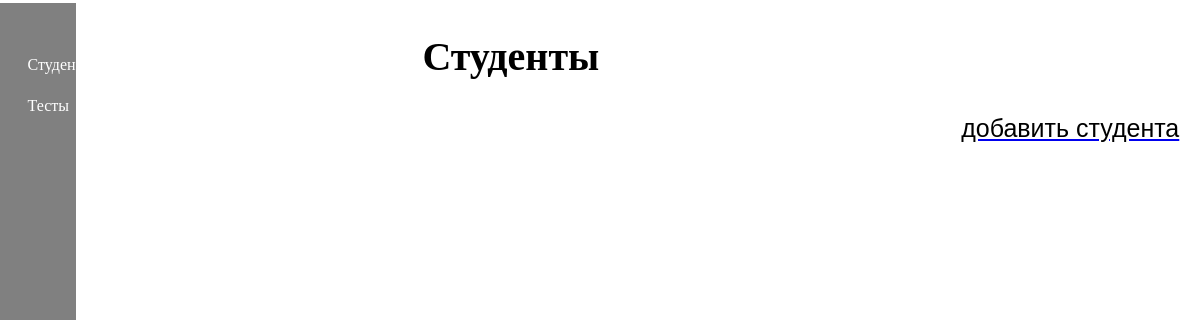
/teacher/, run on an earlier commit of the app's database.
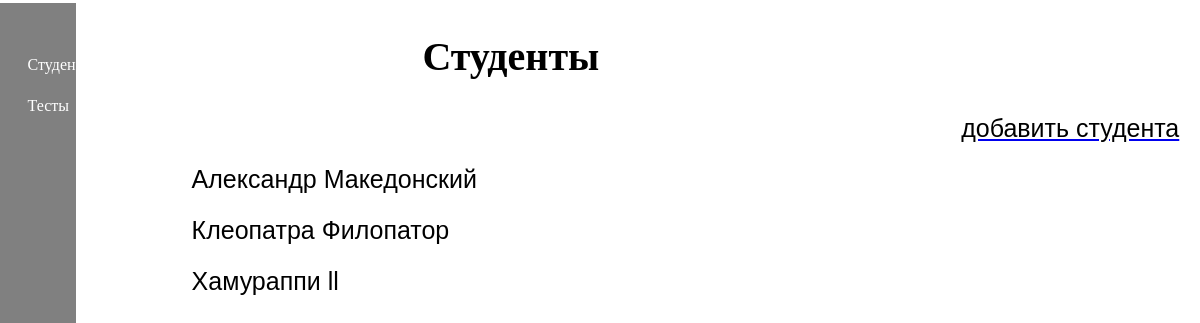
And on a later commit of the database.
### users/models.py (models this page shows, shortened)
class Students(models.Model):
    name = models.CharField('Имя', max_length=50)
    last_name = models.CharField('Фамилия', max_length=50)
    email = models.EmailField('почтовый яшик')
    password = models.CharField('пароль', max_length=50)
    class Meta:
        verbose_name = 'Пользователь'
        verbose_name_plural = 'Пользователи'

### teacher/views.py (the view)
# urls.py: path('', views.index),
def index(request):
    student = Students.objects.all()
    return render(request, 'teacher/studentC.html', {'student': student})

### teacher/templates/teacher/studentC.html (shortened to what this page needs)
{% extends 'teacher/layout.html' %}
{% block body %}
<h2>Студенты</h2>
<a href="{% url 'add-student' %}"><button class="add_button_student">добавить студента </button></a>
    <div>
        {% for el in student %}
        <div class="list list-warning">
            <button>{{ el.name }} {{ el.last_name }}</button>
        </div>
        {% endfor %}
    </div>
{% endblock %}

### teacher/templates/teacher/layout.html (shortened to what this page needs)
{% load static %}
<!doctype html>
<html lang="ru">
<head>
    <link rel="stylesheet" href="{% static 'teacher/css/main.css' %}">
</head>
<body>
    <aside>
        <ul>
            <a href="{% url 'student-for-teacher' %}"><li>Студенты</li></a>
            <a href="{% url 'tests-for-teacher' %}"><li>Тесты</li></a>
        </ul>
    </aside>
</body>
{% block body %}
{% endblock %}
</html>

### teacher/static/teacher/css/main.css (style rules this page uses)
body { background: white }
aside { float: left; background: gray; width: 5%; padding: 2.5%; height: 91vh; color: black; margin-left: -50px; margin-top: -30px; }
aside ul { list-style: none }
aside ul li { color: #fff; display: block; margin-top: 23px; transition: transform .6s; }
aside a { text-decoration: none; }
h2 { margin-left: 35%; font-size: 40px; }
button { margin-left: 15%; font-size: 25px; border: none; margin-top: 10px; background: none; display: block; margin-top: 20px; transition: transform .6s; }
.add_button_student { margin-left: 80%; }

What changed in the data, as far as the page shows it:
added Students: name "Александр", last_name "Македонский"
added Students: name "Клеопатра", last_name "Филопатор"
added Students: name "Хамураппи", last_name "ll"
